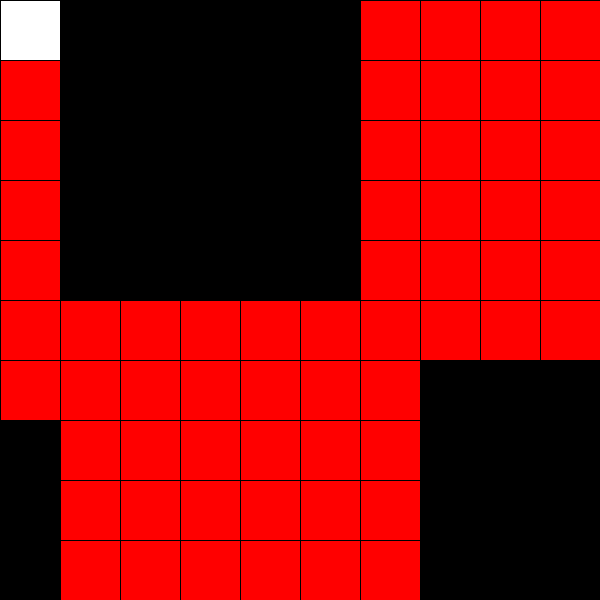
Frame 1 (no input)
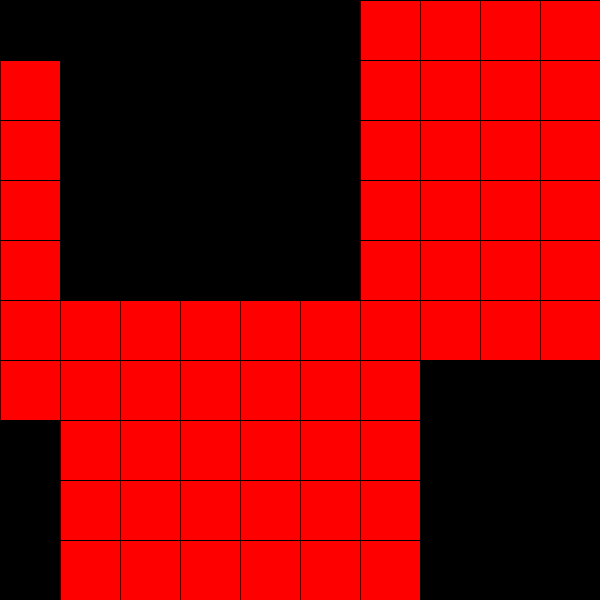
Frame 60 (the mouse pressed at the canvas centre just before this capture)
Frame 120 (the mouse held since frame 60 and released just before this capture): identical to frame 60, image omitted

The Processing sketch that drew these frames (run headless with seeded random() and noise(); from frame 60 on, the mouse is pressed at the canvas centre):

// Processing sketch: sketch_11
// ── sketch_11.pde
/*
this sketch draws a grid to the canvas 
using two 2D arrays. 

create a third 2D array that will be used 
to store color values for the grid. in 
the setup, use a conditional statement 
to set color values to red or white, according 
to the pattern in the example image.
*/


int rows = 10;
int columns = 10;
float w, h;
float[][] posX = new float[rows][columns];
float[][] posY = new float[rows][columns];
float[][] color1 = new float[rows][columns];

void setup() {
  size(600, 600);
  w = width/rows;
  h = height/columns;
  for(int r = 0; r < posX.length; r++){
    for(int c = 0; c < posX[0].length; c++){
      posX[r][c] = c * w;
      posY[r][c] = r * h;
      color1[r][c] = 255;
      
      if(posX[r][c] < 300 && posY[r][c]<300){
        color1[r][c] = color(255,0,0);
      }
      
      if(posX[r][c] > 300 && posY[r][c]>300){
        color1[r][c] = color(255,0,0);
      }
    }
  }
}

void draw() {
  for(int r = 0; r < posX.length; r++){
    for(int c = 0; c < posX[0].length; c++){
      rect(posX[r][c], posY[r][c], w, h);
      fill(color1[r][c],0,0);
      
      
      
    }
  }
  
}
